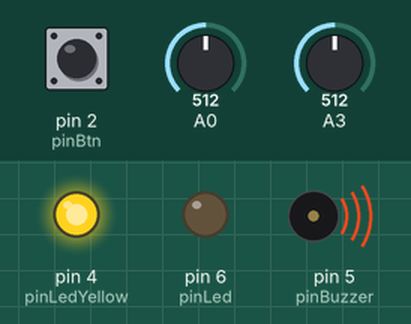
Bench run of a sketch on a simulated Arduino Uno, built with avr-gcc and run on an emulated ATmega328P. Shown: output pins drawn as LEDs (lit = HIGH), buzzer (waves = sounding, pin HIGH). The inputs (shaded band) are chosen by the test bench; at power-on: pin 2 (pinBtn) HIGH, A0 = 512, A3 = 512. Random numbers use the default seed unless the sketch sets one.

Above: at 0.2 s.
At 16.6 s:
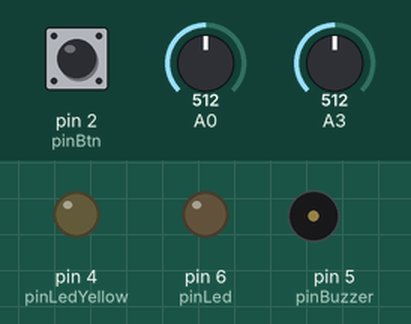
At 38.4 s:
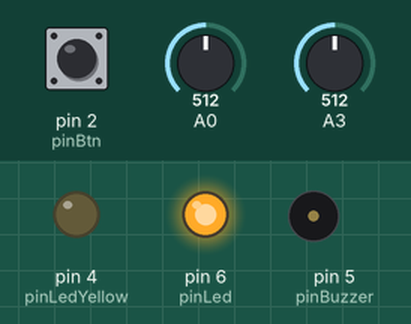
Timing chart, 0 to 39.9 s (numbered marks = the images above):
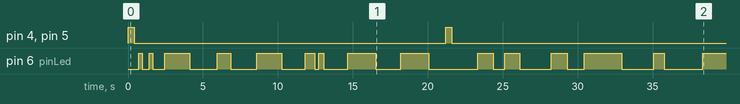

Measured:
- by itself, pin 4 (pinLedYellow), pin 5 (pinBuzzer): alternates HIGH for 0.40 s and LOW for 20.8 s
- by itself, pin 6 (pinLed): LOW → HIGH at 0.71 s, → LOW 0.23 s later, → HIGH 0.48 s later, → LOW 0.22 s later, … (29 changes in this stretch)

The sketch:

Catch_OneLed.ino
```cpp
#define pinLed 6
#define pinBtn 2

#define pinLedYellow 4
#define pinBuzzer 5

#define WAIT_FOR_NEW_GAME 31
#define START_OF_GAME     32
#define GAME_IS_ON        33
#define GAME_OVER         34
int CurrState;

bool IsLedOn;
unsigned long LastToggleTime;
int BlinkInterval;

int CurrBtn;
int LastBtn;
unsigned long LastPressTime;
int score=0;

int MaxBlinks=5;
int blinkCnt=0;
void setup() {
  Serial.begin(9600);
  randomSeed(analogRead(A1));

  pinMode(pinBtn,INPUT_PULLUP);
  LastPressTime=millis();

  pinMode(pinLed,OUTPUT);
  pinMode(pinLedYellow,OUTPUT);
  pinMode(pinBuzzer,OUTPUT);

  CurrState=WAIT_FOR_NEW_GAME;

}

void loop() {
  switch(CurrState){
    case WAIT_FOR_NEW_GAME:wait_to_start(); break;
    case START_OF_GAME    :start_game();    break;
    case GAME_IS_ON       :game_on();       break;
    case GAME_OVER        :game_over();     break;

  }
}

void wait_to_start(){
  digitalWrite(pinLed,HIGH);
  digitalWrite(pinLedYellow,HIGH);
  /*
  //זיהוי שחרור של הכפתור
    CurrBtn=digitalRead(pinBtn);
    if((CurrBtn == HIGH) && (LastBtn == LOW)&&(millis() - LastPressTime > 50)){
      LastPressTime=millis();
      // btn is released
      CurrState=START_OF_GAME;
    }
    LastBtn=CurrBtn;
*/

  //עבודה עם חיישן קול
  if(analogRead(A3) > 100){
      CurrState=START_OF_GAME;
  }
}
void start_game(){
  score=0;
  blinkCnt=0;
  LedOff();
  LastToggleTime=millis();
  BlinkInterval=random(200,3001);
  MaxBlinks=map(analogRead(A0),0,1023,7,12);

  beep();
  CurrState=GAME_IS_ON;
}
void game_on(){
  if(blinkCnt <= MaxBlinks){
    if(millis()-LastToggleTime > BlinkInterval){
      BlinkInterval=random(200,3001);
      LedToggle();
      LastToggleTime=millis();
      if(IsLedOn){
        blinkCnt++;
      }
    }

    CurrBtn=digitalRead(pinBtn);
    if((CurrBtn == LOW) && (LastBtn == HIGH)&&(millis() - LastPressTime > 50)){
      LastPressTime=millis();
      // btn is pressed
      score += (IsLedOn) ? 1 : -1 ;
      score = max(0,score);
      score = min(5,score);
    }
    LastBtn=CurrBtn;


    int ledValY = map(score,0,5,0,128);
    analogWrite(pinLedYellow,ledValY);
  }
  else {
    CurrState=GAME_OVER;
  }
}
void game_over(){
     int ledValY = map(score,0,5,0,128);
    analogWrite(pinLedYellow,ledValY);
    CurrState=WAIT_FOR_NEW_GAME;
}

void beep(){
  digitalWrite(pinBuzzer,HIGH);
  delay(400);
  digitalWrite(pinBuzzer,LOW);
}
void LedToggle(){
  if(IsLedOn){
    LedOff();
  } else {
    LedOn();
  }
}
void LedOn(){
  digitalWrite(pinLed,HIGH);
  IsLedOn=true;
}
void LedOff(){
  digitalWrite(pinLed,LOW);
  IsLedOn=false;
}
```
